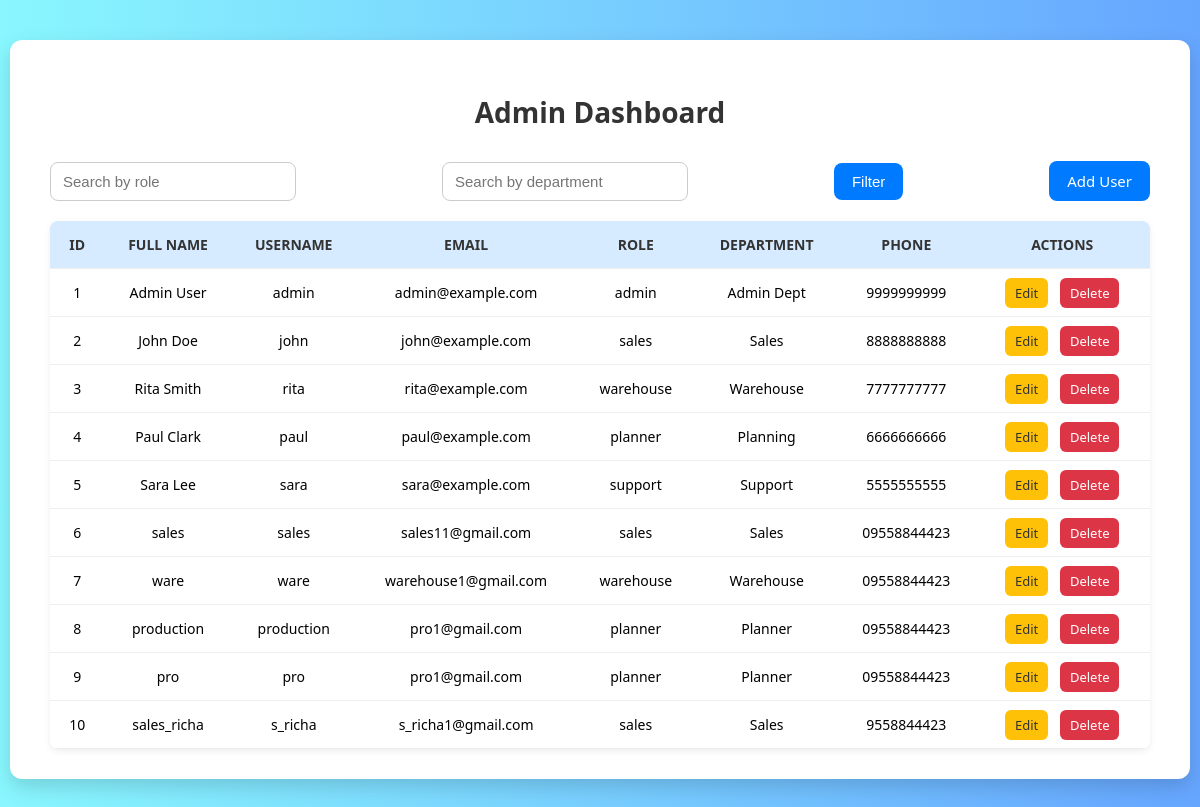
The app's page /admin/dashboard (signed in), older data.
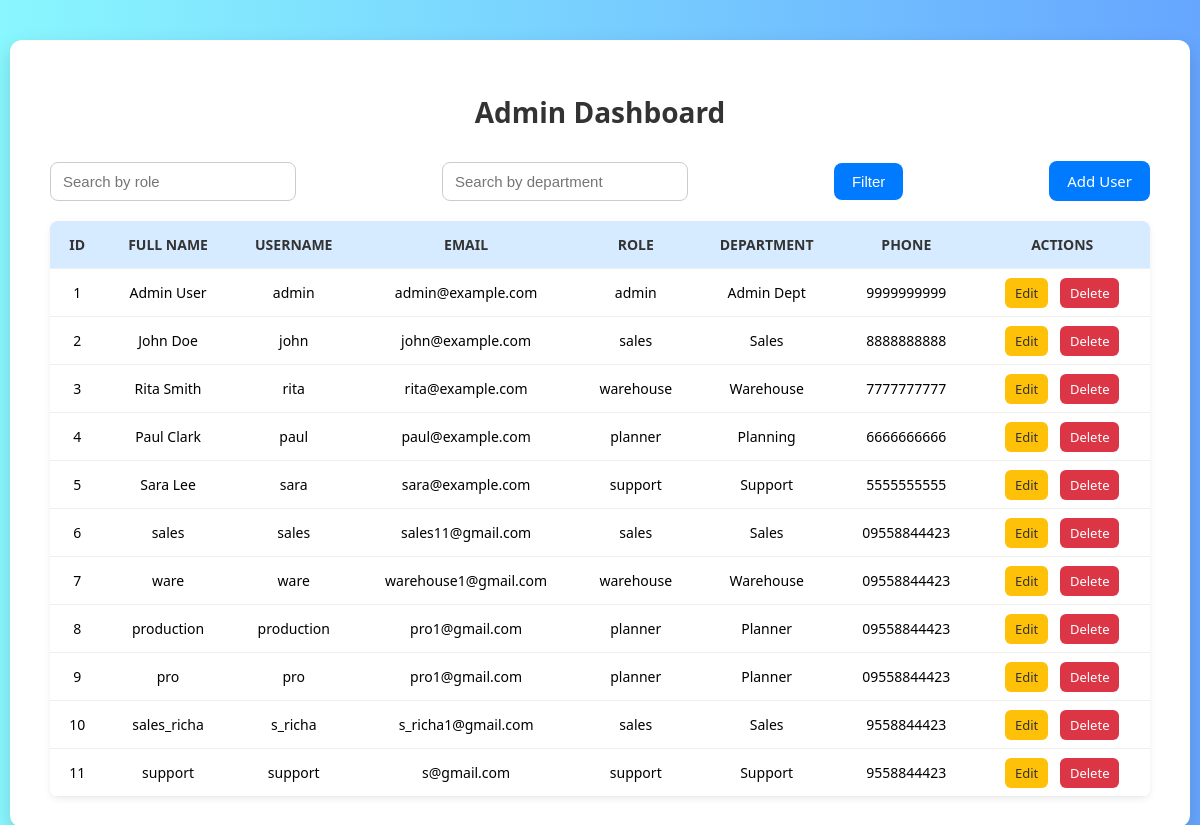
The same page, newer data.
### tables this page shows
CREATE TABLE users (
            id INTEGER PRIMARY KEY AUTOINCREMENT,
            full_name TEXT,
            username TEXT UNIQUE NOT NULL,
            password TEXT NOT NULL,
            role TEXT CHECK(role IN ('admin', 'sales', 'warehouse', 'planner', 'support')) NOT NULL,
            email TEXT,
            phone TEXT,
            address TEXT,
            department TEXT,
            dob TEXT,
            gender TEXT
        );

### app.py (the view)
@app.route('/admin/dashboard')
def admin_dashboard():
    if session.get('role') != 'admin':
        return redirect(url_for('login'))
    role_filter = request.args.get('role', '').strip().lower()
    dept_filter = request.args.get('department', '').strip().lower()
    conn = get_db_connection()
    cursor = conn.cursor()
    query = "SELECT * FROM users WHERE 1=1"
    params = []
    if role_filter:
        query += " AND LOWER(role) LIKE ?"
        params.append(f"%{role_filter}%")
    if dept_filter:
        query += " AND LOWER(department) LIKE ?"
        params.append(f"%{dept_filter}%")
    cursor.execute(query, params)
    users = cursor.fetchall()
    conn.close()
    return render_template('admin_dashboard.html', users=users)

### app.py (called while the page is built)
def get_db_connection():
    conn = sqlite3.connect(DB_PATH, check_same_thread=False)
    conn.row_factory = sqlite3.Row
    return conn

### Templates/admin_dashboard.html (shortened to what this page needs)
<!DOCTYPE html>
<html>
<head>
    <link rel="stylesheet" href="{{ url_for('static', filename='admin_styles.css') }}">
</head>
<body>
    <div class="dashboard-box">
        <h2>Admin Dashboard</h2>
        <form method="get" action="{{ url_for('admin_dashboard') }}">
            <input type="text" name="role" placeholder="Search by role">
            <input type="text" name="department" placeholder="Search by department">
            <button type="submit">Filter</button>
            <a href="{{ url_for('add_user') }}" class="btn">Add User</a>
        </form>
        <table>
            <tr>
                <th>ID</th><th>Full Name</th><th>Username</th><th>Email</th><th>Role</th>
                <th>Department</th><th>Phone</th><th>Actions</th>
            </tr>
            {% for user in users %}
            <tr>
                <td>{{ user.id }}</td>
                <td>{{ user.full_name }}</td>
                <td>{{ user.username }}</td>
                <td>{{ user.email }}</td>
                <td>{{ user.role }}</td>
                <td>{{ user.department }}</td>
                <td>{{ user.phone }}</td>
                <td>
                    <a href="{{ url_for('edit_user', user_id=user.id) }}" class="edit-btn">Edit</a>
                    <a href="{{ url_for('delete_user', user_id=user.id) }}" class="delete-btn" onclick="return confirm('Are you sure?')">Delete</a>
                </td>
            </tr>
            {% endfor %}
        </table>
    </div>
</body>
</html>

Row changes from the older to the newer data that the page shows:
added users: id "11", full_name "support", username "support", email "s@gmail.com", role "support", department "Support", phone "9558844423"
